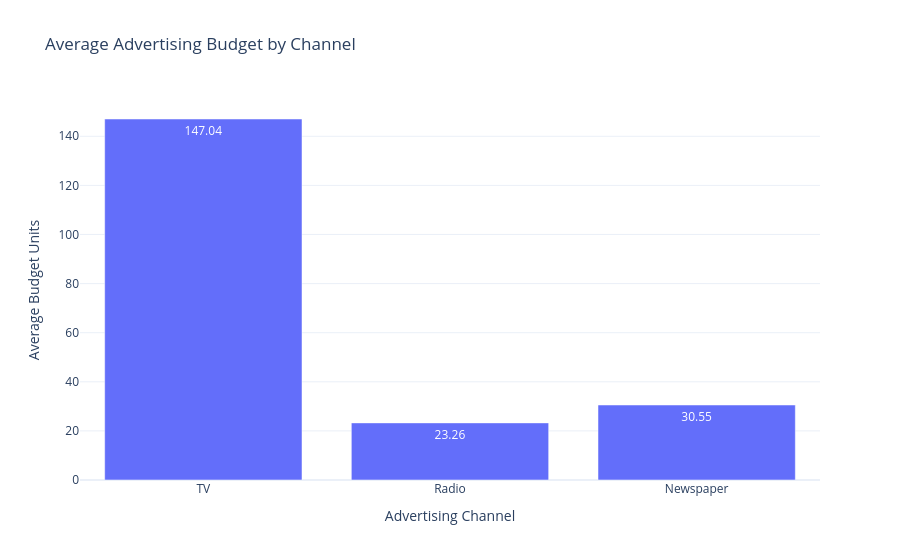

The code cell stored with this chart in its notebook:
### Code cell
# ============================================================
# Average Advertising Budget by Channel
# ============================================================

fig = px.bar(
    channel_summary,
    x="Channel",
    y="Average Budget",
    text_auto=".2f",
    title="Average Advertising Budget by Channel",
    template="plotly_white"
)

fig.update_layout(
    xaxis_title="Advertising Channel",
    yaxis_title="Average Budget Units"
)

fig.show()

### Figure 1 — Plotly figure (JSON) as saved in the notebook; plotly's stock layout.template omitted (floating-point values rounded to 4 significant figures)
{"data": [{"hovertemplate": "Channel=%{x}<br>Average Budget=%{y}<extra></extra>", "legendgroup": "", "marker": {"color": "#636efa", "pattern": {"shape": ""}}, "name": "", "orientation": "v", "showlegend": false, "textposition": "auto", "texttemplate": "%{y:.2f}", "type": "bar", "x": ["TV", "Radio", "Newspaper"], "xaxis": "x", "y": [147.0, 23.26, 30.55], "yaxis": "y"}], "layout": {"barmode": "relative", "legend": {"tracegroupgap": 0}, "title": {"text": "Average Advertising Budget by Channel"}, "xaxis": {"anchor": "y", "domain": [0, 1], "title": {"text": "Advertising Channel"}}, "yaxis": {"anchor": "x", "domain": [0, 1], "title": {"text": "Average Budget Units"}}}}
